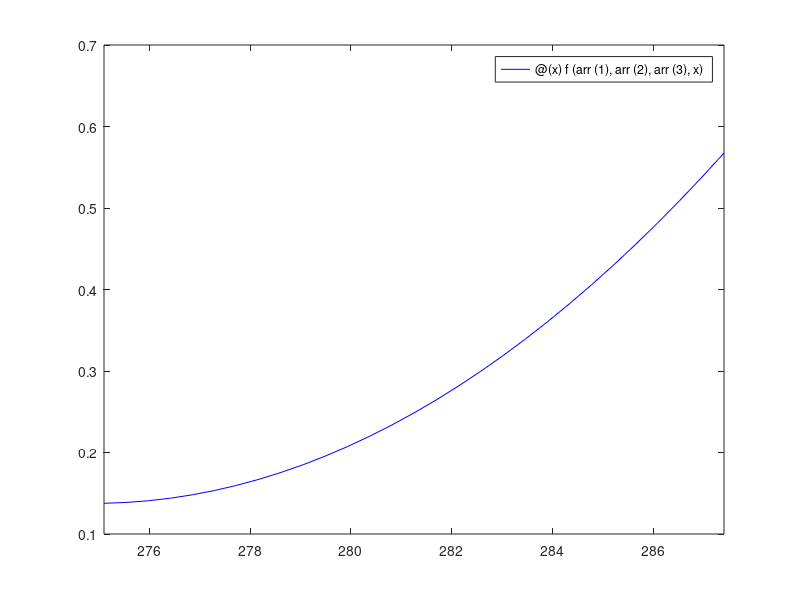

The MATLAB source for this figure: (Note: this script raises an error after producing the figure.)
function results

%% State coefficients [a b c]
coeff_HP_12 = [0.00274976 1.5118 207.932];
coeff_LP_12 = [0.000576456 0.307042 41.0903];
coeff_HP_21 = [0.0042237 2.31092 316.319 ];
coeff_LP_21 = [9.84073E-05 0.039561 3.7957];

%% Data points
HP_12 = [ 0.164742, 0.17837,  0.195036,  0.229345, 0.573749, 0.398792, 0.217625, 0.119554];
LP_12 = [0.273374, 0.28928, 0.282319, 0.364602, 0.461003, 0.388688, 0.307864, 0.253006];

HP_21 = [0.297777, 0.316185, 0.358606, 0.504863, 1.04642,0.709387, 0.397625, 0.216481];
LP_21 = [0.390775, 0.39807, 0.410624, 0.476594, 0.55176, 0.505498, 0.432792, 0.366478];

Text = [4.6, 5, 6,  9.1, 14.4, 11.5, 6.6, 2.1];
Text = Text + 273

%% Define quadratic functions
f = @(a, b, c, x) a*x*x-b*x+c;
quad_HP_12 = generate_quadratic(coeff_HP_12, f)
quad_LP_12 = generate_quadratic(coeff_LP_12, f)
quad_HP_21 = generate_quadratic(coeff_HP_21, f)
quad_LP_21 = generate_quadratic(coeff_LP_21, f)

titles = ["HP_12", "LP_12", "HP_21", "LP_21"];


%% Plot each graph

plot_regression(Text, titles(1), quad_HP_12, HP_12) 
plot_regression(Text, titles(2), quad_LP_12, LP_12) 
plot_regression(Text, titles(3), quad_HP_21, HP_21) 
plot_regression(Text, titles(4), quad_LP_21, LP_21) 
%g = generate_quadratic(coeff_HP_12, f)

%% Generation of graphs for: data point vs regressed point

for i = 1:8
corr_HP_12(i) = quad_HP_12(Text(i))
corr_LP_12(i) = quad_LP_12(Text(i))
corr_HP_21(i) = quad_HP_21(Text(i))
corr_LP_21(i) = quad_LP_21(Text(i))
end

titles = ["corr_HP_12", "corr_LP_12", "corr_HP_21", "corr_LP_21"];

plot_correlation(titles(1), HP_12, corr_HP_12) 
plot_correlation(titles(2), LP_12, corr_LP_12) 
plot_correlation(titles(3), HP_21, corr_HP_21) 
plot_correlation(titles(4), LP_21, corr_LP_21) 


end


function plot_correlation (title, data1, data2)

lin = @(x) x
plot = fplot(lin, [0, 1], 'blue')
hold on
scatter(data1, data2, 'filled', 'MarkerFaceColor', 'red')

hold off

xlabel('External Temperature [C]')
ylabel('Carnot factor')
legend('Regression', 'Data', 'Location', 'northwest')
figExport(5, 4, title.char)
end

function plot_regression (Text, title, g, data)
plot = fplot(g, [min(Text), max(Text)], 'blue')
hold on
scatter(Text, data, 'filled', 'MarkerFaceColor', 'red')

hold off

xlabel('External Temperature [C]')
ylabel('Carnot factor')
legend('Regression', 'Data', 'Location', 'northwest')
figExport(5, 4, title.char)
end

function fn = generate_quadratic(arr, f)
fn = @(x) f(arr(1), arr(2), arr(3), x)
end


function figExport(w,h,name)
fig = gcf;
fig.PaperOrientation = 'landscape';
fig.PaperSize = [w h];
fig.PaperPosition = [0 0 w h];
% fig.Renderer = 'Painters'; % for 3D plots
print(gcf, '-dpdf', [pwd '/figures/' name '.pdf']);
end